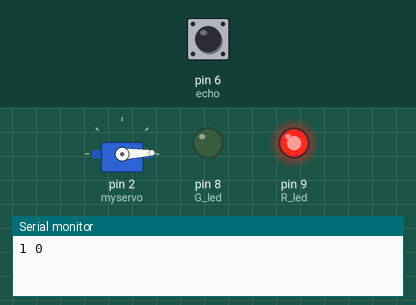
Bench run of a sketch on a simulated Arduino Uno, built with avr-gcc and run on an emulated ATmega328P. On the bench: servo, output pins drawn as LEDs (lit = HIGH), the last lines printed to the serial monitor. The test bench sets the inputs (shaded band); at power-on: pin 6 (echo) LOW. Pins used as bus, display or sensor lines are not drawn.

Above: at 1.3 s.
1.4 s: pin 6 (echo) pulsed HIGH 5 times (0.12 s each, 0.3 s apart)
At 3.5 s:
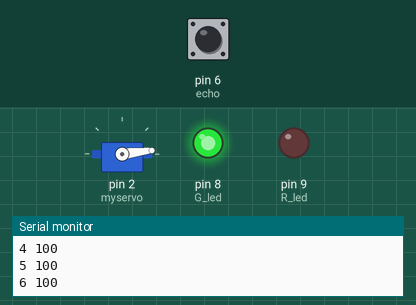
At 17.6 s:
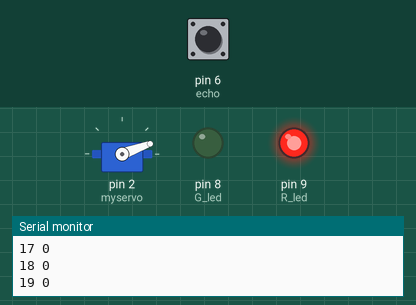
Timing chart, 0 to 19.3 s (numbered marks = the images above; inputs shaded):
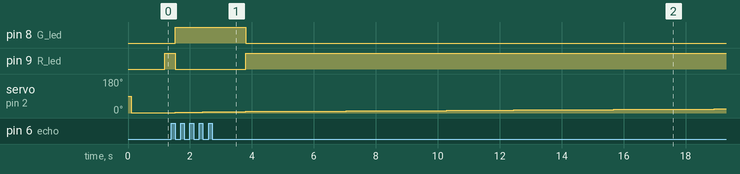

Measured:
- after the input at 1.4 s, pin 8 (G_led): LOW → HIGH after 0.12 s, → LOW 2.3 s later; pin 9 (R_led): HIGH → LOW after 0.12 s, → HIGH 2.3 s later

The sketch:

Arduino_file.ino
```cpp
#include <Servo.h>
Servo myservo;

#define echo 6    //Echo pin
#define trigger 7 //Trigger pin

#define G_led 8 // choose the pin for the Green Led
#define R_led 9 // choose the pin for the Red Led

int distance;
int degree;

void setup() { // put your setup code here, to run once
Serial.begin(9600);

myservo.attach(2); // declare Servo Motor as output

pinMode(echo, INPUT );// declare ultrasonic sensor Echo pin as input
pinMode(trigger, OUTPUT); // declare ultrasonic sensor Trigger pin as Output

pinMode(R_led,OUTPUT); // declare Red LED as output
pinMode(G_led,OUTPUT); // declare Green LED as output

delay(100);
}


void loop() {

for(degree=1; degree<180; degree+=1){
myservo.write(degree);
delay(80);
data();
}

for(degree=180; degree>1; degree-=1){
myservo.write(degree);
delay(80);
data();
}

}


void data(){
digitalWrite(trigger, LOW);
delayMicroseconds(2);
digitalWrite(trigger, HIGH);
delayMicroseconds(10);
long time = pulseIn(echo, HIGH);
distance = time / 28.5 / 2;

if(distance>100){distance = 100;}

if(distance>50){
digitalWrite(G_led, HIGH); // LED Turn On
digitalWrite(R_led, LOW); // LED Turn Off
}else{
digitalWrite(G_led, LOW); // LED Turn Off
digitalWrite(R_led, HIGH); // LED Turn On
}

Serial.print(degree); Serial.print( " "); Serial.println(distance);
}
```
